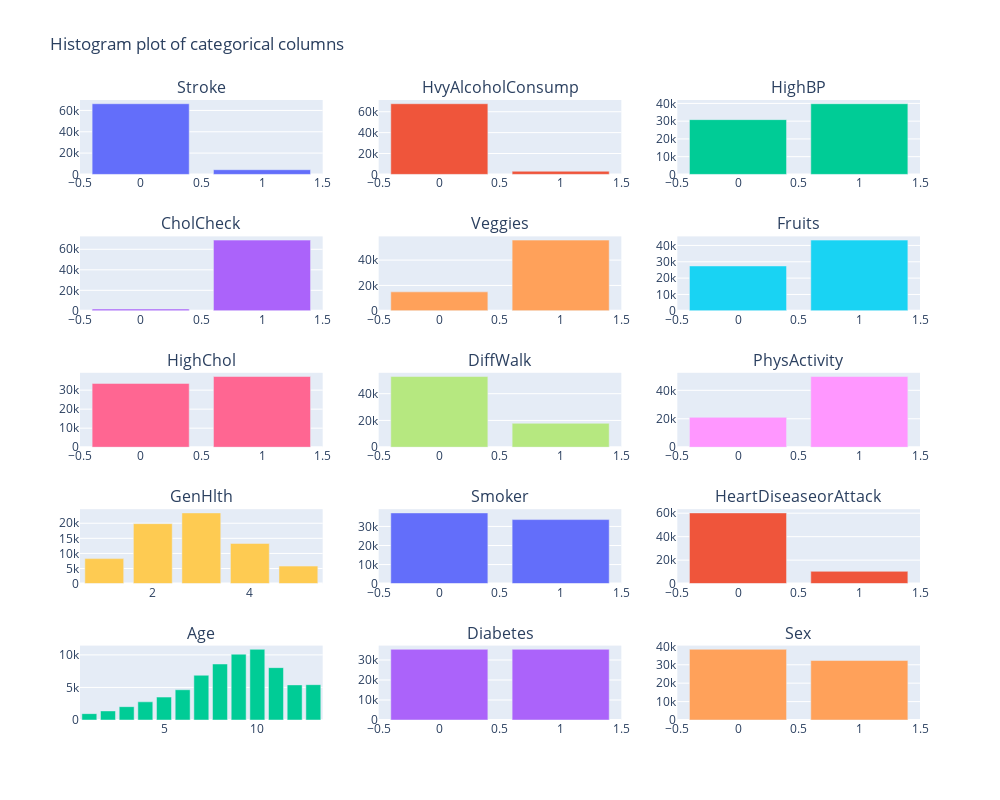

Notebook source saved alongside this figure:
### Code cell
n_cols = 3
n_rows = n_rows = int(np.ceil(len(categorical_d.copy()) / n_cols))

"""Histogram using plotly"""
fig = make_subplots(rows=n_rows, cols=n_cols,
                    subplot_titles=tuple(categorical_d.copy()))

for i, col in enumerate(categorical_d.copy()):
    counts = data_dict['D'][col].value_counts()
    fig.add_trace(go.Bar(name=col, x=counts.index, y=counts.values), 
                  row=i//n_cols + 1,
                  col=i%n_cols + 1)

fig.update_layout(title="Histogram plot of categorical columns",
                 height=800,
                 width=1000,
                 showlegend=False)

### Figure 1 — Plotly figure (JSON) as saved in the notebook; plotly's stock layout.template omitted (floating-point values rounded to 4 significant figures)
{"data": [{"name": "Stroke", "type": "bar", "x": [0, 1], "xaxis": "x", "y": [66297, 4395], "yaxis": "y"}, {"name": "HvyAlcoholConsump", "type": "bar", "x": [0, 1], "xaxis": "x2", "y": [67672, 3020], "yaxis": "y2"}, {"name": "HighBP", "type": "bar", "x": [1, 0], "xaxis": "x3", "y": [39832, 30860], "yaxis": "y3"}, {"name": "CholCheck", "type": "bar", "x": [1, 0], "xaxis": "x4", "y": [68943, 1749], "yaxis": "y4"}, {"name": "Veggies", "type": "bar", "x": [1, 0], "xaxis": "x5", "y": [55760, 14932], "yaxis": "y5"}, {"name": "Fruits", "type": "bar", "x": [1, 0], "xaxis": "x6", "y": [43249, 27443], "yaxis": "y6"}, {"name": "HighChol", "type": "bar", "x": [1, 0], "xaxis": "x7", "y": [37163, 33529], "yaxis": "y7"}, {"name": "DiffWalk", "type": "bar", "x": [0, 1], "xaxis": "x8", "y": [52826, 17866], "yaxis": "y8"}, {"name": "PhysActivity", "type": "bar", "x": [1, 0], "xaxis": "x9", "y": [49699, 20993], "yaxis": "y9"}, {"name": "GenHlth", "type": "bar", "x": [3, 2, 4, 1, 5], "xaxis": "x10", "y": [23427, 19872, 13303, 8282, 5808], "yaxis": "y10"}, {"name": "Smoker", "type": "bar", "x": [0, 1], "xaxis": "x11", "y": [37094, 33598], "yaxis": "y11"}, {"name": "HeartDiseaseorAttack", "type": "bar", "x": [0, 1], "xaxis": "x12", "y": [60243, 10449], "yaxis": "y12"}, {"name": "Age", "type": "bar", "x": [10, 9, 8, 11, 7, 13, 12, 6, 5, 4, 3, 2, 1], "xaxis": "x13", "y": [10856, 10112, 8603, 8044, 6872, 5426, 5394, 4648, 3520, 2793, 2049, 1396, 979], "yaxis": "y13"}, {"name": "Diabetes", "type": "bar", "x": [0, 1], "xaxis": "x14", "y": [35346, 35346], "yaxis": "y14"}, {"name": "Sex", "type": "bar", "x": [0, 1], "xaxis": "x15", "y": [38386, 32306], "yaxis": "y15"}], "layout": {"annotations": [{"font": {"size": 16}, "showarrow": false, "text": "Stroke", "x": 0.1444, "xanchor": "center", "xref": "paper", "y": 1, "yanchor": "bottom", "yref": "paper"}, {"font": {"size": 16}, "showarrow": false, "text": "HvyAlcoholConsump", "x": 0.5, "xanchor": "center", "xref": "paper", "y": 1, "yanchor": "bottom", "yref": "paper"}, {"font": {"size": 16}, "showarrow": false, "text": "HighBP", "x": 0.8556, "xanchor": "center", "xref": "paper", "y": 1, "yanchor": "bottom", "yref": "paper"}, {"font": {"size": 16}, "showarrow": false, "text": "CholCheck", "x": 0.1444, "xanchor": "center", "xref": "paper", "y": 0.78, "yanchor": "bottom", "yref": "paper"}, {"font": {"size": 16}, "showarrow": false, "text": "Veggies", "x": 0.5, "xanchor": "center", "xref": "paper", "y": 0.78, "yanchor": "bottom", "yref": "paper"}, {"font": {"size": 16}, "showarrow": false, "text": "Fruits", "x": 0.8556, "xanchor": "center", "xref": "paper", "y": 0.78, "yanchor": "bottom", "yref": "paper"}, {"font": {"size": 16}, "showarrow": false, "text": "HighChol", "x": 0.1444, "xanchor": "center", "xref": "paper", "y": 0.56, "yanchor": "bottom", "yref": "paper"}, {"font": {"size": 16}, "showarrow": false, "text": "DiffWalk", "x": 0.5, "xanchor": "center", "xref": "paper", "y": 0.56, "yanchor": "bottom", "yref": "paper"}, {"font": {"size": 16}, "showarrow": false, "text": "PhysActivity", "x": 0.8556, "xanchor": "center", "xref": "paper", "y": 0.56, "yanchor": "bottom", "yref": "paper"}, {"font": {"size": 16}, "showarrow": false, "text": "GenHlth", "x": 0.1444, "xanchor": "center", "xref": "paper", "y": 0.34, "yanchor": "bottom", "yref": "paper"}, {"font": {"size": 16}, "showarrow": false, "text": "Smoker", "x": 0.5, "xanchor": "center", "xref": "paper", "y": 0.34, "yanchor": "bottom", "yref": "paper"}, {"font": {"size": 16}, "showarrow": false, "text": "HeartDiseaseorAttack", "x": 0.8556, "xanchor": "center", "xref": "paper", "y": 0.34, "yanchor": "bottom", "yref": "paper"}, {"font": {"size": 16}, "showarrow": false, "text": "Age", "x": 0.1444, "xanchor": "center", "xref": "paper", "y": 0.12, "yanchor": "bottom", "yref": "paper"}, {"font": {"size": 16}, "showarrow": false, "text": "Diabetes", "x": 0.5, "xanchor": "center", "xref": "paper", "y": 0.12, "yanchor": "bottom", "yref": "paper"}, {"font": {"size": 16}, "showarrow": false, "text": "Sex", "x": 0.8556, "xanchor": "center", "xref": "paper", "y": 0.12, "yanchor": "bottom", "yref": "paper"}], "height": 800, "showlegend": false, "title": {"text": "Histogram plot of categorical columns"}, "width": 1000, "xaxis": {"anchor": "y", "domain": [0, 0.2889]}, "xaxis10": {"anchor": "y10", "domain": [0, 0.2889]}, "xaxis11": {"anchor": "y11", "domain": [0.3556, 0.6444]}, "xaxis12": {"anchor": "y12", "domain": [0.7111, 1]}, "xaxis13": {"anchor": "y13", "domain": [0, 0.2889]}, "xaxis14": {"anchor": "y14", "domain": [0.3556, 0.6444]}, "xaxis15": {"anchor": "y15", "domain": [0.7111, 1]}, "xaxis2": {"anchor": "y2", "domain": [0.3556, 0.6444]}, "xaxis3": {"anchor": "y3", "domain": [0.7111, 1]}, "xaxis4": {"anchor": "y4", "domain": [0, 0.2889]}, "xaxis5": {"anchor": "y5", "domain": [0.3556, 0.6444]}, "xaxis6": {"anchor": "y6", "domain": [0.7111, 1]}, "xaxis7": {"anchor": "y7", "domain": [0, 0.2889]}, "xaxis8": {"anchor": "y8", "domain": [0.3556, 0.6444]}, "xaxis9": {"anchor": "y9", "domain": [0.7111, 1]}, "yaxis": {"anchor": "x", "domain": [0.88, 1]}, "yaxis10": {"anchor": "x10", "domain": [0.22, 0.34]}, "yaxis11": {"anchor": "x11", "domain": [0.22, 0.34]}, "yaxis12": {"anchor": "x12", "domain": [0.22, 0.34]}, "yaxis13": {"anchor": "x13", "domain": [0, 0.12]}, "yaxis14": {"anchor": "x14", "domain": [0, 0.12]}, "yaxis15": {"anchor": "x15", "domain": [0, 0.12]}, "yaxis2": {"anchor": "x2", "domain": [0.88, 1]}, "yaxis3": {"anchor": "x3", "domain": [0.88, 1]}, "yaxis4": {"anchor": "x4", "domain": [0.66, 0.78]}, "yaxis5": {"anchor": "x5", "domain": [0.66, 0.78]}, "yaxis6": {"anchor": "x6", "domain": [0.66, 0.78]}, "yaxis7": {"anchor": "x7", "domain": [0.44, 0.56]}, "yaxis8": {"anchor": "x8", "domain": [0.44, 0.56]}, "yaxis9": {"anchor": "x9", "domain": [0.44, 0.56]}}}
